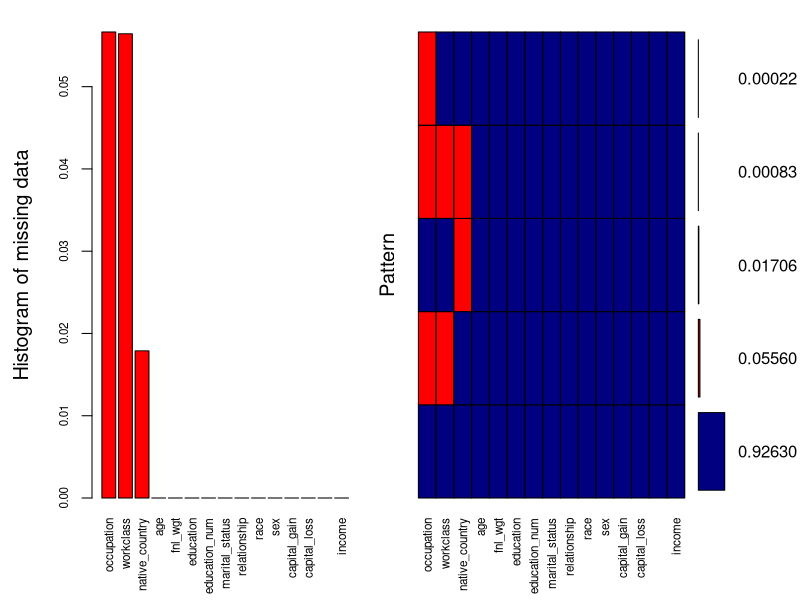
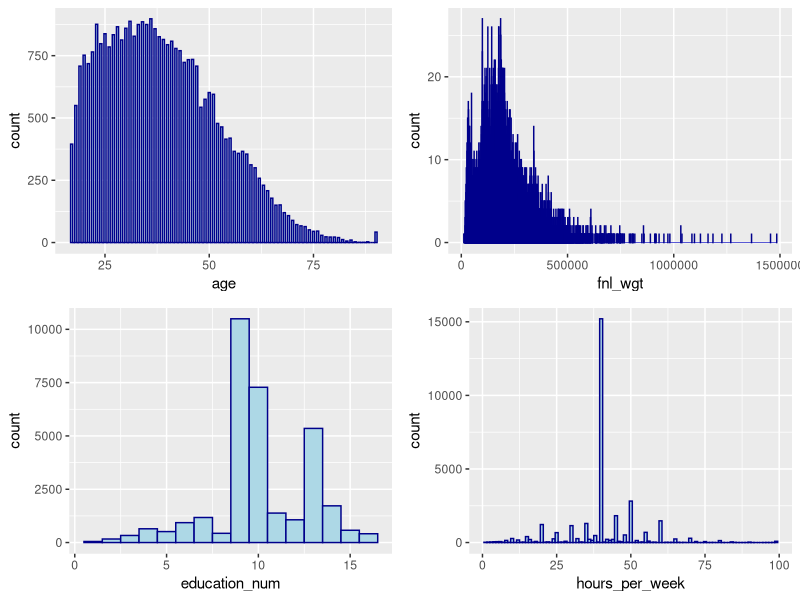
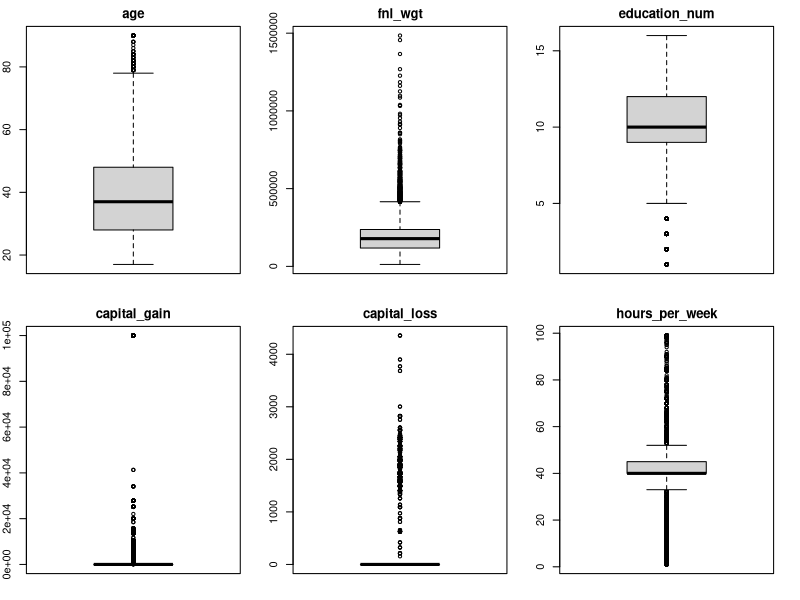
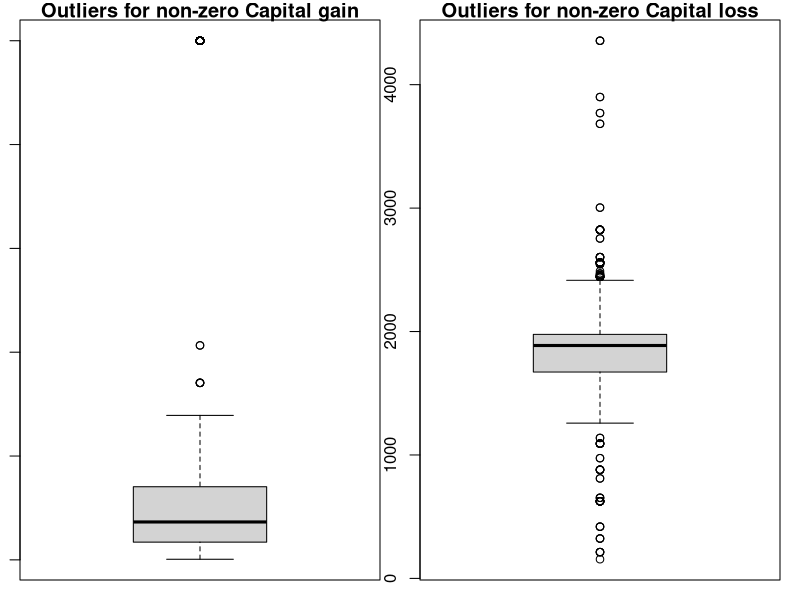
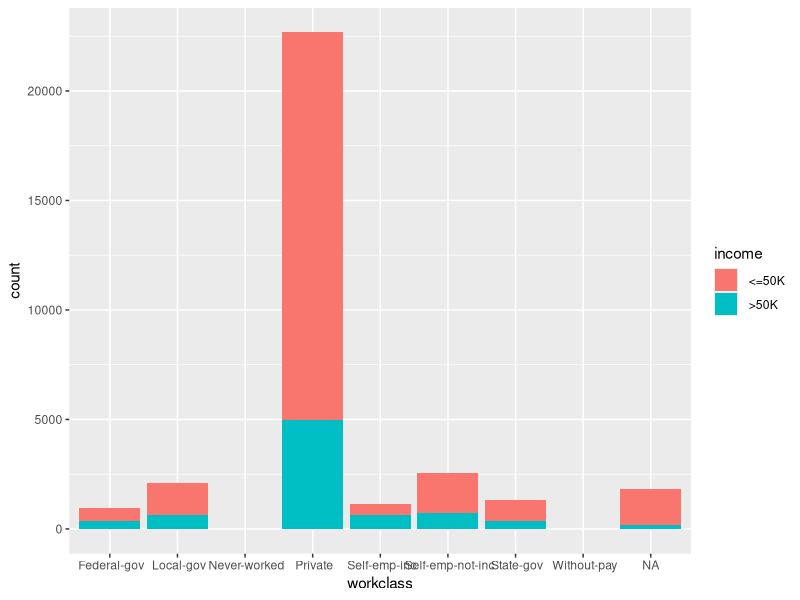
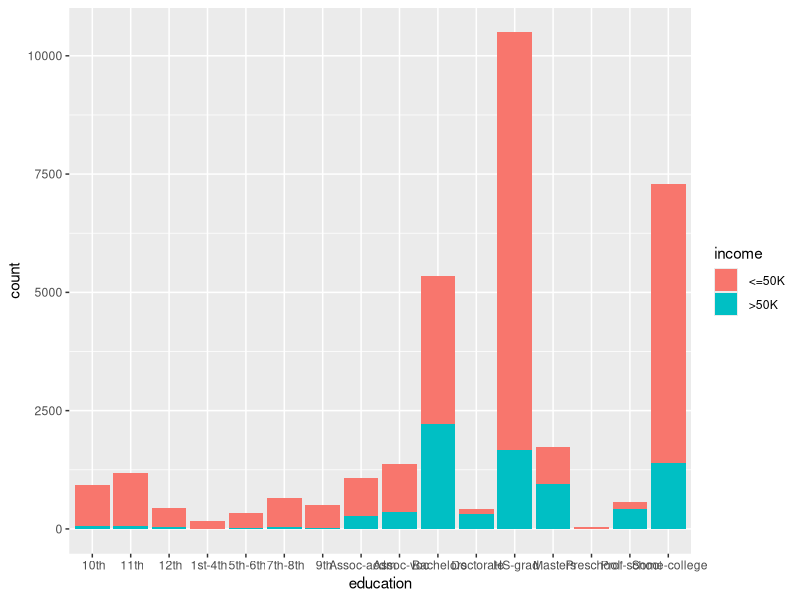
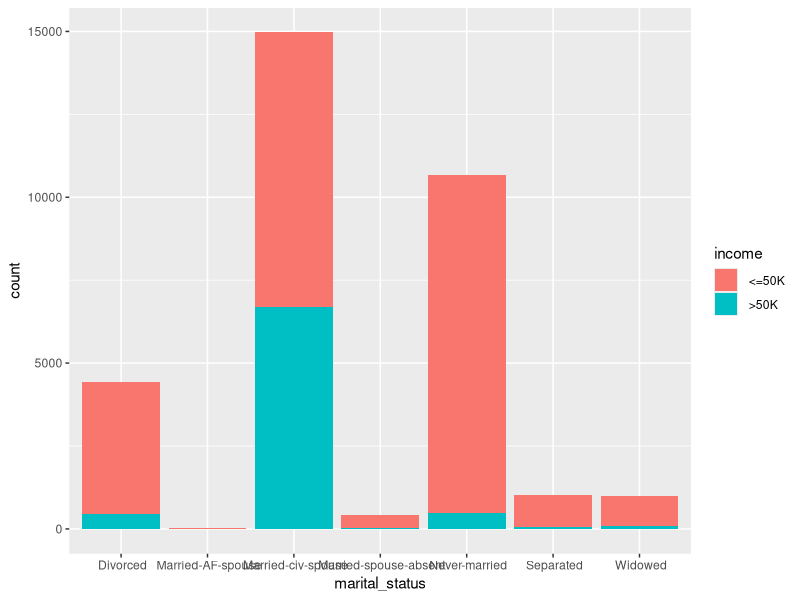
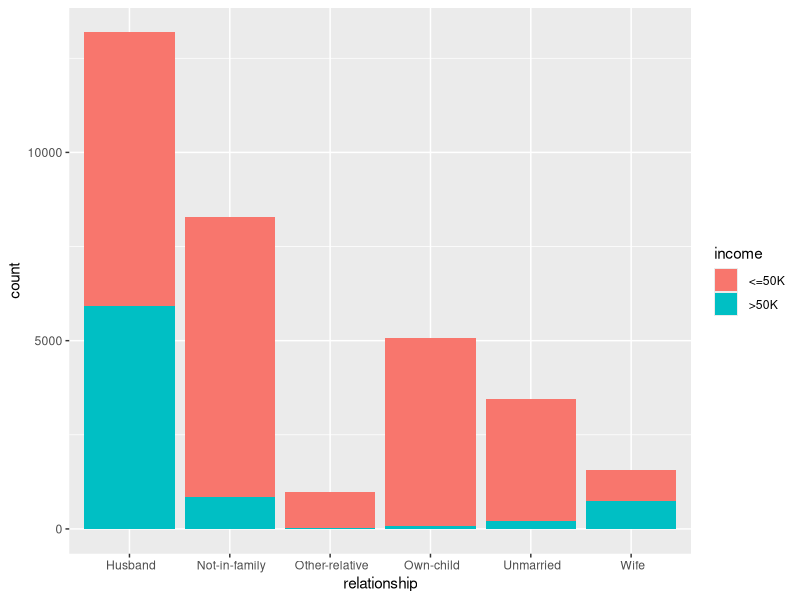

Here is the R script that generated these plots, in order:
## ---- chunk 1

library(ggplot2)

X=read.csv("adultdata.csv", stringsAsFactors = TRUE)
#str(X)

#summary
colnames(X) =c("age", "workclass", "fnl_wgt", "education", "education_num", "marital_status", "occupation", "relationship", "race", "sex", "capital_gain", "capital_loss", "hours_per_week", "native_country", "income")
#str(X)
cat("The dimension of the dataset is",dim(X)[1],"by",dim(X)[2],".")
## ---- chunk 2
datatype=sapply(X,class)
#datatype
#6 numeric variables
#9 categorical variables
## ---- chunk 3
library(tidyverse)
#library(hutils)
#Remove duplicated rows based on all columns
# - if two rows are exactly the same, keep only one of them
X_nodup=distinct(X,X[,1:15], keep_all=TRUE)[,-16]

#identify duplicated rows
X_dup=X[duplicated(X),]

cat("The number of duplicated records in the dataset is",dim(X_dup)[1],".")
#dim(X_dup)

#use X_nodup for all later analysis

#unique(X_dup$fnl_wgt)
cat("Let's look at several examples of the duplicated records:")
X_dup_sample=subset(X,fnl_wgt==308144 | fnl_wgt== 250051)
X_dup_sample=X_dup_sample[order(X_dup_sample$fnl_wgt),]

X=X_nodup
## ---- chunk 4
library(xtable)
options(xtable.floating = FALSE)
options(xtable.timestamp = "")
options(xtable.comment = FALSE)

#library(dplyr)
#library(DT)
#library(knitr)
#print(xtable(X_dup_sample[,1:8]), include.rownames=FALSE)
print(xtable(X_dup_sample[,1:8]))
## ---- chunk 5

#print(xtable(X_dup_sample[,9:15],caption = "Adult Income Data Sample", caption.placement = "top"))

print(xtable(X_dup_sample[,9:15]))  


## ---- chunk 6
#check missing values of each column
m=c()
for (i in 1:ncol(X))  {
  m[i]=sum(grepl("?",X[,i],fixed = TRUE))
}
missval=paste0(colnames(X),rep("-",15),m,rep(" missing values",))
#cat("The number of missing values for each variable are:")
#missval

#Recode missing values to be more standard - replace ? with NA
#ifelse will coerce the factor values into intergers, thus use as.character to main the original factor values
X$workclass=ifelse(X$workclass==" ?",NA,as.character(X$workclass))
X$occupation=ifelse(X$occupation==" ?",NA,as.character(X$occupation))
X$native_country=ifelse(X$native_country==" ?",NA,as.character(X$native_country))

#then transform the characters back to factors
X$workclass=as.factor(X$workclass)
X$occupation=as.factor(X$occupation)
X$native_country=as.factor(X$native_country)
#str(X)

#display the proportion of missing values
pMiss = function(x){sum(is.na(x))/length(x)*100}
#cat("The percentages of missing values for each variable are:")
#apply(X,2,pMiss)

datatype=sapply(X,class)

#Visualize missing data
#install.packages("VIM") #large package install before class
#break dataset into 2 pieces if you have low memory computer...
## ---- chunk 7
library(VIM)

aggr_plot = aggr(X, col=c('navyblue','red'), numbers=TRUE, sortVars=TRUE, labels=names(data), cex.axis=.7, gap=3, ylab=c("Histogram of missing data","Pattern"))

## ---- chunk 8


sum_num=matrix(,15,6)

for (i in 1:ncol(X)) {
  
  if (class(X[,i])=="integer") {
    
    sum_num[i,]=summary(X[,i])[1:6]
  } 
  
}
sum_num=sum_num[complete.cases(sum_num),]

colnames(sum_num)=names(summary(X$age))
rownames(sum_num)=colnames(X)[datatype=="integer"]

print(xtable(sum_num))  
  


## ---- chunk 9

p1 =   ggplot(data=X)+ geom_histogram(mapping=aes(x=age),binwidth = 0.5,color="darkblue", fill="lightblue")

p2 =   ggplot(data=X)+ geom_histogram(mapping=aes(x=fnl_wgt),binwidth = 50,color="darkblue", fill="lightblue")
  
p3 =    ggplot(data=X)+ geom_histogram(mapping=aes(education_num),binwidth = 1,color="darkblue", fill="lightblue")
      
p4 =    ggplot(data=X)+ geom_histogram(mapping=aes(hours_per_week),binwidth = 1,color="darkblue", fill="lightblue")
        
library(gridExtra)
grid.arrange(p1,p2,p3,p4,nrow=2,ncol=2)


## ---- chunk 10
par(mar = c(2,2,2,2))
par(mfrow=c(2,3))
for (i in 1:ncol(X)){
  
  if (class(X[,i])=="integer") {
    boxplot(X[,i], main=colnames(X)[i])
  }
}

## ---- chunk 11
par(mar = c(1,1,1,1))
par(mfrow=c(1,2))
boxplot(X$capital_gain[which(X$capital_gain!=0)],main="Outliers for non-zero Capital gain")

boxplot(X$capital_loss[which(X$capital_loss!=0)],main="Outliers for non-zero Capital loss")


## ---- chunk 12
par(mar=c(1,1,1,1))

ggplot(X, aes(workclass, fill = income)) + geom_bar()

## ---- chunk 13
ggplot(X, aes(education, fill = income)) + geom_bar()
ggplot(X, aes(marital_status, fill = income)) + geom_bar()
ggplot(X, aes(relationship, fill = income)) + geom_bar()
ggplot(X, aes(occupation, fill = income)) + geom_bar()
ggplot(X, aes(native_country, fill = income)) + geom_bar()
ggplot(X, aes(race, fill = income)) + geom_bar()
ggplot(X, aes(sex, fill = income)) + geom_bar()
